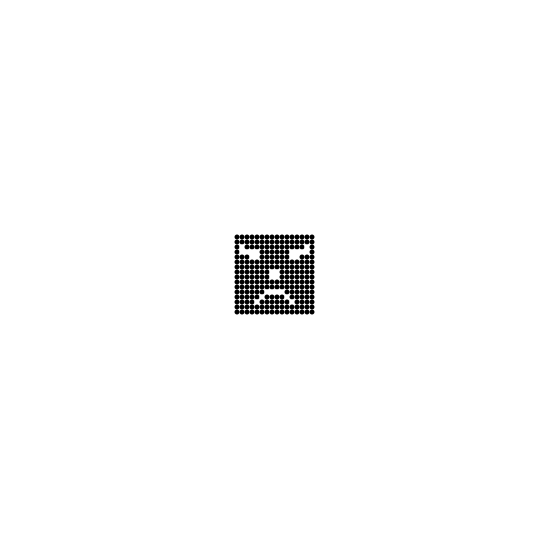
Frame 1 (no input)
Frame 60 (the mouse pressed at the canvas centre just before this capture): identical to frame 1, image omitted
Frame 120 (the mouse held since frame 60 and released just before this capture): identical to frame 1, image omitted

The Processing sketch that drew this single still picture (run headless with seeded random() and noise(); from frame 60 on, the mouse is pressed at the canvas centre):

// Processing sketch: quadrato
// ── quadrato.pde
float[] xPos, pxPos;
float[] yPos, pyPos;
color[] fillColor;
final int sizeOf = (int)sq(16);
final int index = (int)sqrt(sizeOf);
final int dimension = 5;
boolean teleport = false;
int[] pic = {     0, 0, 0, 0, 0, 0, 0, 0, 0, 0, 0, 0, 0, 0, 0, 0,
                  0, 0, 0, 0, 0, 0, 0, 0, 0, 0, 0, 0, 0, 0, 0, 0,
                  0, 1, 0, 0, 0, 0, 0, 0, 0, 0, 0, 0, 0, 0, 1, 0,
                  0, 1, 1, 1, 1, 0, 0, 0, 0, 0, 0, 1, 1, 1, 1, 0,
                  0, 0, 0, 1, 1, 0, 0, 0, 0, 0, 0, 1, 1, 0, 0, 0,
                  0, 0, 0, 0, 0, 0, 0, 0, 0, 0, 0, 0, 0, 0, 0, 0,
                  0, 0, 0, 0, 0, 0, 0, 0, 0, 0, 0, 0, 0, 0, 0, 0,
                  0, 0, 0, 0, 0, 0, 0, 1, 1, 0, 0, 0, 0, 0, 0, 0,
                  0, 0, 0, 0, 0, 0, 0, 1, 1, 0, 0, 0, 0, 0, 0, 0,
                  0, 0, 0, 0, 0, 0, 0, 0, 0, 0, 0, 0, 0, 0, 0, 0,
                  0, 0, 0, 0, 0, 0, 0, 0, 0, 0, 0, 0, 0, 0, 0, 0,
                  0, 0, 0, 0, 0, 0, 1, 1, 1, 1, 0, 0, 0, 0, 0, 0,
                  0, 0, 0, 0, 0, 1, 0, 0, 0, 0, 1, 0, 0, 0, 0, 0,
                  0, 0, 0, 0, 1, 0, 0, 0, 0, 0, 0, 1, 0, 0, 0, 0,
                  0, 0, 0, 0, 0, 0, 0, 0, 0, 0, 0, 0, 0, 0, 0, 0,
                  0, 0, 0, 0, 0, 0, 0, 0, 0, 0, 0, 0, 0, 0, 0, 0};

void setup() {
  size(555, 555);
  background(255);
  noStroke();
  fill(0);
  frameRate(50);
  
  xPos = new float[sizeOf];
  yPos = new float[sizeOf];
  pxPos = new float[sizeOf];
  pyPos = new float[sizeOf];
  fillColor = new color[sizeOf];
  
  for(int i = 0;i < sizeOf;i++) {
    xPos[i] = width/2-(index/2*dimension)+(i%index)*dimension;
    yPos[i] = height/2-(index/2*dimension)+(i/index)*dimension;
    pxPos[i] = width/2-(index/2*dimension)+(i%index)*dimension;
    pyPos[i] = height/2-(index/2*dimension)+(i/index)*dimension;
    if(pic[i] == 1) {
      fillColor[i] = color(255);
    } else {
      fillColor[i] = color(0);
    }
  }
}

void draw() {
  background(255);


  for(int i = 0;i < sizeOf;i++) {
    if(pxPos[i] != xPos[i] && pyPos[i] != yPos[i] && random(100) < 50) {
      pxPos[i] += (xPos[i] - pxPos[i])*0.2;
      pyPos[i] += (yPos[i] - pyPos[i])*0.2;
    }
      fill(fillColor[i]);
      ellipse(pxPos[i], pyPos[i], dimension, dimension);
//      pxPos[i] = xPos[i];
//      pyPos[i] = yPos[i];
  }
}

void update() {
    for(int i = 0;i < sizeOf;i++) {
      xPos[i] = mouseX-(index/2*dimension)+(i%index)*dimension;
      yPos[i] = mouseY-(index/2*dimension)+(i/index)*dimension;
    }
}

void mouseReleased() {
  update();
  teleport = true;
}
